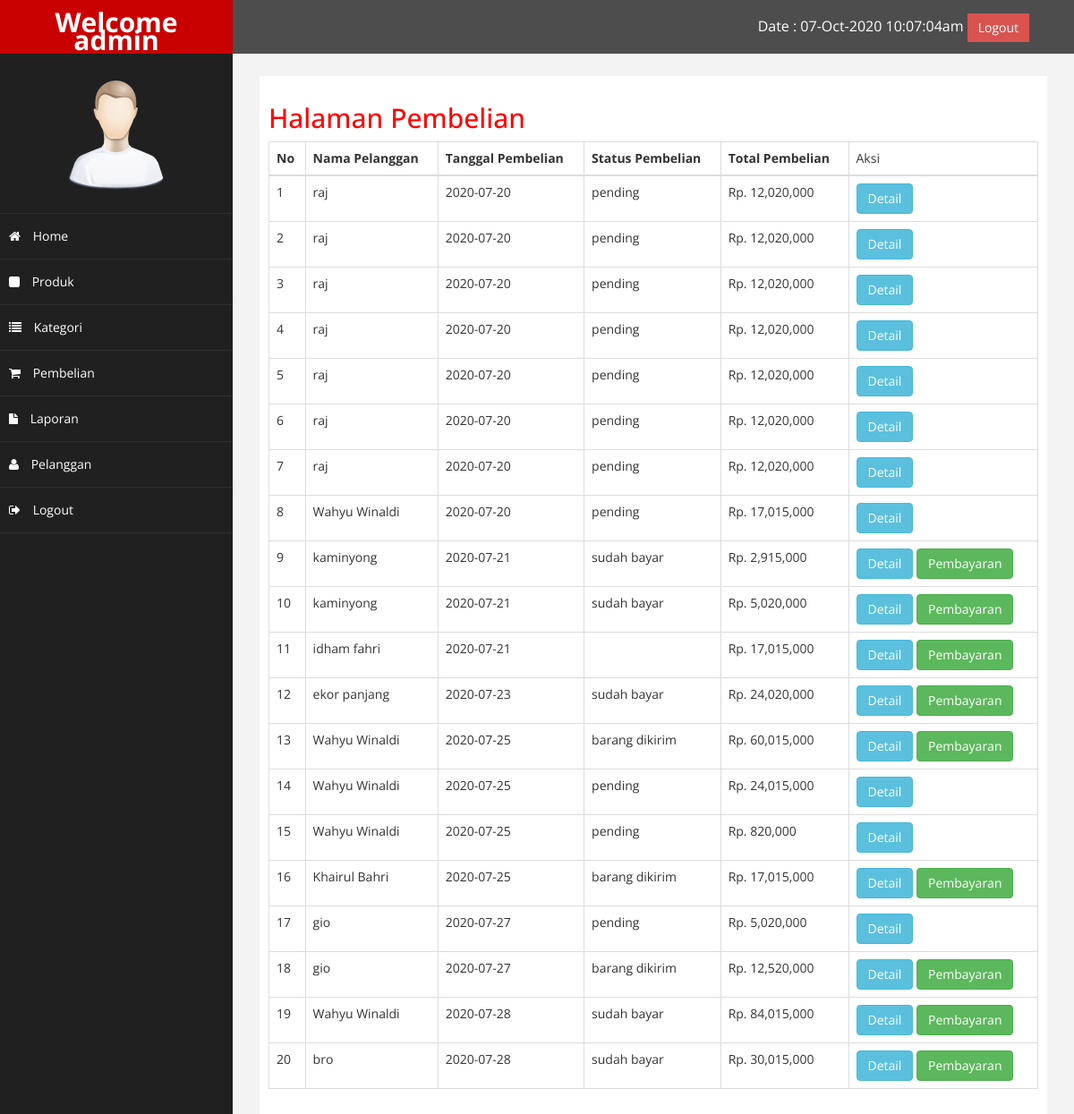
Page /admin/index.php?halaman=pembelian (signed in) on the committed database.
### tables this page shows
CREATE TABLE `pembelian` (
  `id_pembelian` int(11) NOT NULL,
  `id_pelanggan` int(11) NOT NULL,
  `id_ongkir` int(11) NOT NULL,
  `nama_kota` varchar(100) NOT NULL,
  `alamat` varchar(200) NOT NULL,
  `tarif` int(11) NOT NULL,
  `tanggal_pembelian` date NOT NULL,
  `total_pembelian` int(11) NOT NULL,
  `status_pembelian` varchar(250) NOT NULL DEFAULT 'pending',
  `resi_pengiriman` varchar(100) NOT NULL
);

CREATE TABLE `pelanggan` (
  `id_pelanggan` int(11) NOT NULL,
  `email_pelanggan` varchar(100) NOT NULL,
  `password_pelanggan` varchar(250) NOT NULL,
  `nama_pelanggan` varchar(100) NOT NULL,
  `alamat` varchar(200) NOT NULL,
  `telepon_pelanggan` varchar(25) NOT NULL
);

### admin/pembelian.php (the view)
<h2>Halaman Pembelian</h2>
<table class="table table-bordered">
	<thead>
		<tr>
			<th>No</th>
			<th>Nama Pelanggan</th>
			<th>Tanggal Pembelian</th>
			<th>Status Pembelian</th>
			<th>Total Pembelian</th>
			<td>Aksi</td>
		</tr>
	</thead>
	<tbody>
		<?php
		$ambil = $koneksi->query("SELECT * FROM pembelian JOIN pelanggan ON pembelian.id_pelanggan = pelanggan.id_pelanggan");
		$nomor = 1;
		while ($pecah = $ambil->fetch_assoc()) {
		?>
			<tr>
				<td><?php echo $nomor ?></td>
				<td><?php echo $pecah["nama_pelanggan"]; ?></td>
				<td><?php echo $pecah["tanggal_pembelian"]; ?></td>
				<td><?= $pecah["status_pembelian"]; ?></td>
				<td>Rp. <?php echo number_format($pecah["total_pembelian"]); ?></td>
				<td>
					<a class="btn btn-info" href="index.php?halaman=detail&id=<?php echo $pecah['id_pembelian']; ?> ">Detail</a>
					<?php if ($pecah["status_pembelian"] !== "pending") : ?>
						<a href="index.php?halaman=pembayaran&id=<?php echo $pecah['id_pembelian']; ?>" class="btn btn-success">Pembayaran</a>
					<?php endif ?>
				</td>
			</tr>
			<?php $nomor++; ?>
		<?php } ?>
	</tbody>
</table>

### admin/assets/css/custom.css (style rules this page uses)
body { font-family: 'Open Sans', sans-serif; }
h2 { color: #f00; }

### rows in the picture
pembelian: id_pelanggan.nama_pelanggan "raj", tanggal_pembelian "2020-07-20", status_pembelian "pending", total_pembelian "12,020,000"
pembelian: id_pelanggan.nama_pelanggan "raj", tanggal_pembelian "2020-07-20", status_pembelian "pending", total_pembelian "12,020,000"
pembelian: id_pelanggan.nama_pelanggan "raj", tanggal_pembelian "2020-07-20", status_pembelian "pending", total_pembelian "12,020,000"
pembelian: id_pelanggan.nama_pelanggan "raj", tanggal_pembelian "2020-07-20", status_pembelian "pending", total_pembelian "12,020,000"
pembelian: id_pelanggan.nama_pelanggan "raj", tanggal_pembelian "2020-07-20", status_pembelian "pending", total_pembelian "12,020,000"
pembelian: id_pelanggan.nama_pelanggan "raj", tanggal_pembelian "2020-07-20", status_pembelian "pending", total_pembelian "12,020,000"
pembelian: id_pelanggan.nama_pelanggan "raj", tanggal_pembelian "2020-07-20", status_pembelian "pending", total_pembelian "12,020,000"
pembelian: id_pelanggan.nama_pelanggan "Wahyu Winaldi", tanggal_pembelian "2020-07-20", status_pembelian "pending", total_pembelian "17,015,000"
pembelian: id_pelanggan.nama_pelanggan "kaminyong", tanggal_pembelian "2020-07-21", status_pembelian "sudah bayar", total_pembelian "2,915,000"
pembelian: id_pelanggan.nama_pelanggan "kaminyong", tanggal_pembelian "2020-07-21", status_pembelian "sudah bayar", total_pembelian "5,020,000"
pembelian: id_pelanggan.nama_pelanggan "idham fahri", tanggal_pembelian "2020-07-21", total_pembelian "17,015,000"
pembelian: id_pelanggan.nama_pelanggan "ekor panjang", tanggal_pembelian "2020-07-23", status_pembelian "sudah bayar", total_pembelian "24,020,000"
pembelian: id_pelanggan.nama_pelanggan "Wahyu Winaldi", tanggal_pembelian "2020-07-25", status_pembelian "barang dikirim", total_pembelian "60,015,000"
pembelian: id_pelanggan.nama_pelanggan "Wahyu Winaldi", tanggal_pembelian "2020-07-25", status_pembelian "pending", total_pembelian "24,015,000"
pembelian: id_pelanggan.nama_pelanggan "Wahyu Winaldi", tanggal_pembelian "2020-07-25", status_pembelian "pending", total_pembelian "820,000"
pembelian: id_pelanggan.nama_pelanggan "Khairul Bahri", tanggal_pembelian "2020-07-25", status_pembelian "barang dikirim", total_pembelian "17,015,000"
pembelian: id_pelanggan.nama_pelanggan "gio", tanggal_pembelian "2020-07-27", status_pembelian "pending", total_pembelian "5,020,000"
pembelian: id_pelanggan.nama_pelanggan "gio", tanggal_pembelian "2020-07-27", status_pembelian "barang dikirim", total_pembelian "12,520,000"
pembelian: id_pelanggan.nama_pelanggan "Wahyu Winaldi", tanggal_pembelian "2020-07-28", status_pembelian "sudah bayar", total_pembelian "84,015,000"
pembelian: id_pelanggan.nama_pelanggan "bro", tanggal_pembelian "2020-07-28", status_pembelian "sudah bayar", total_pembelian "30,015,000"
